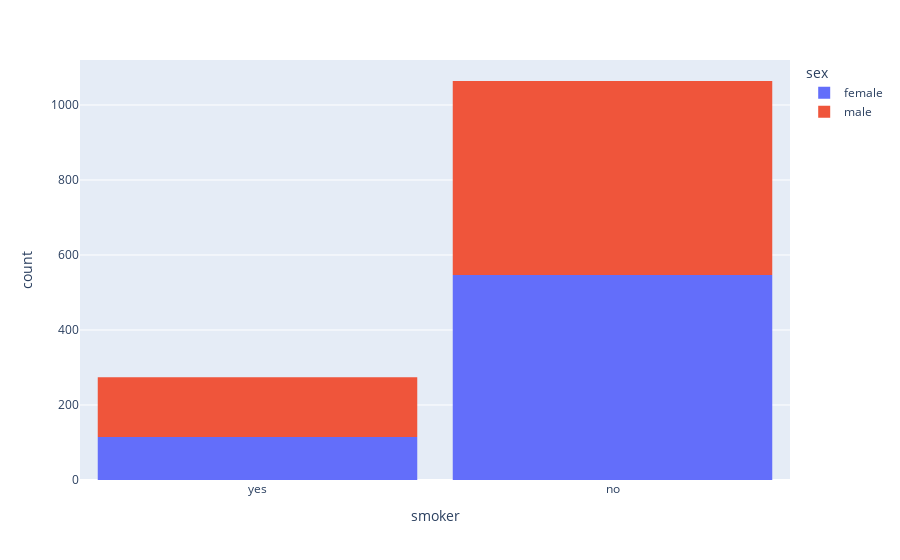

Notebook code cell kept with this figure:
### Markdown cell above
## Smoker

### Code cell
fig = px.histogram(df, x="smoker",color="sex",nbins=47)
fig.update_layout(bargap=0.1)

### Figure 1 — Plotly figure (JSON) as saved in the notebook; plotly's stock layout.template omitted (floating-point values rounded to 4 significant figures; data arrays with more than 128 entries replaced by an {"elided": "..."} marker saying what was removed)
{"data": [{"alignmentgroup": "True", "bingroup": "x", "hovertemplate": "sex=female<br>smoker=%{x}<br>count=%{y}<extra></extra>", "legendgroup": "female", "marker": {"color": "#636efa", "pattern": {"shape": ""}}, "name": "female", "nbinsx": 47, "offsetgroup": "female", "orientation": "v", "showlegend": true, "type": "histogram", "x": {"elided": "662 str values"}, "xaxis": "x", "yaxis": "y"}, {"alignmentgroup": "True", "bingroup": "x", "hovertemplate": "sex=male<br>smoker=%{x}<br>count=%{y}<extra></extra>", "legendgroup": "male", "marker": {"color": "#EF553B", "pattern": {"shape": ""}}, "name": "male", "nbinsx": 47, "offsetgroup": "male", "orientation": "v", "showlegend": true, "type": "histogram", "x": {"elided": "676 str values"}, "xaxis": "x", "yaxis": "y"}], "layout": {"bargap": 0.1, "barmode": "relative", "legend": {"title": {"text": "sex"}, "tracegroupgap": 0}, "margin": {"t": 60}, "xaxis": {"anchor": "y", "domain": [0, 1], "title": {"text": "smoker"}}, "yaxis": {"anchor": "x", "domain": [0, 1], "title": {"text": "count"}}}}
